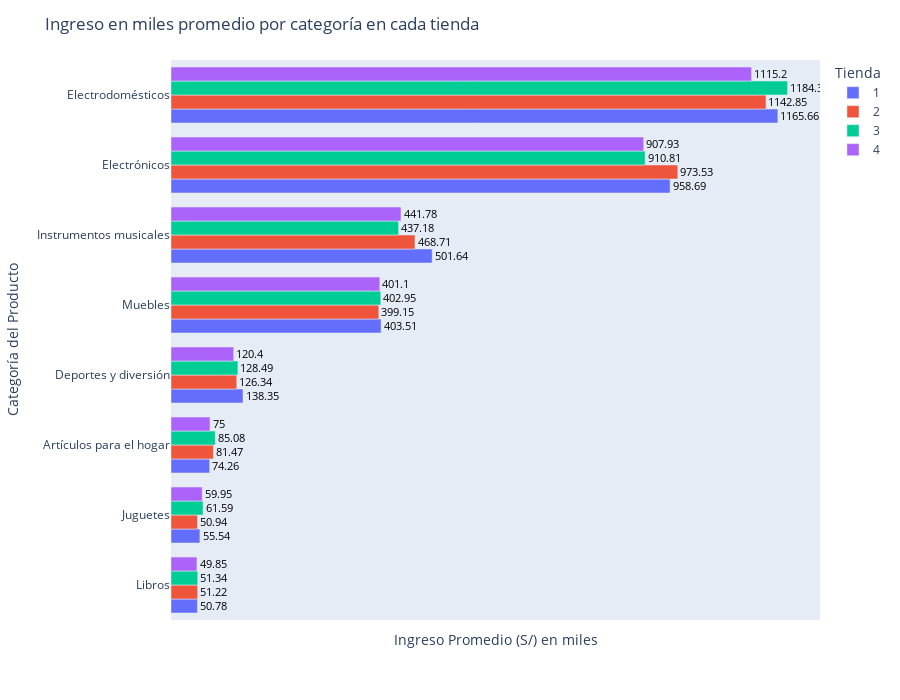

Here is the notebook cell this chart was saved with:
### Code cell
fig = px.bar(
    ingresos_categoria_px,
    x="Ingresos_Miles",
    y="Categoría del Producto",
    color="Tienda",
    barmode="group",
    orientation="h", 
    height=700,
    text='Ingresos_Miles',
    category_orders={
        "Tienda": ["1", "2", "3", "4"]  
    },
)
fig.update_traces(
    texttemplate='%{text}',
    textposition='outside',
    textfont_size=18,        
    textfont_color='black'
)

fig.update_layout(
    title="Ingreso en miles promedio por categoría en cada tienda",
    xaxis_title="Ingreso Promedio (S/) en miles",
    yaxis_title="Categoría del Producto",
    xaxis=dict(
        showticklabels=False,        
        showgrid=False,              
        zeroline=False               
    ),
)

fig.show()

### Figure 1 — Plotly figure (JSON) as saved in the notebook; plotly's stock layout.template omitted (floating-point values rounded to 4 significant figures)
{"data": [{"alignmentgroup": "True", "hovertemplate": "Tienda=1<br>Ingresos_Miles=%{text}<br>Categoría del Producto=%{y}<extra></extra>", "legendgroup": "1", "marker": {"color": "#636efa", "pattern": {"shape": ""}}, "name": "1", "offsetgroup": "1", "orientation": "h", "showlegend": true, "text": [50.78, 55.54, 74.26, 138.3, 403.5, 501.6, 958.7, 1166.0], "textfont": {"color": "black", "size": 18}, "textposition": "outside", "texttemplate": "%{text}", "type": "bar", "x": [50.78, 55.54, 74.26, 138.3, 403.5, 501.6, 958.7, 1166.0], "xaxis": "x", "y": ["Libros", "Juguetes", "Artículos para el hogar", "Deportes y diversión", "Muebles", "Instrumentos musicales", "Electrónicos", "Electrodomésticos"], "yaxis": "y"}, {"alignmentgroup": "True", "hovertemplate": "Tienda=2<br>Ingresos_Miles=%{text}<br>Categoría del Producto=%{y}<extra></extra>", "legendgroup": "2", "marker": {"color": "#EF553B", "pattern": {"shape": ""}}, "name": "2", "offsetgroup": "2", "orientation": "h", "showlegend": true, "text": [50.94, 51.22, 81.47, 126.3, 399.1, 468.7, 973.5, 1143.0], "textfont": {"color": "black", "size": 18}, "textposition": "outside", "texttemplate": "%{text}", "type": "bar", "x": [50.94, 51.22, 81.47, 126.3, 399.1, 468.7, 973.5, 1143.0], "xaxis": "x", "y": ["Juguetes", "Libros", "Artículos para el hogar", "Deportes y diversión", "Muebles", "Instrumentos musicales", "Electrónicos", "Electrodomésticos"], "yaxis": "y"}, {"alignmentgroup": "True", "hovertemplate": "Tienda=3<br>Ingresos_Miles=%{text}<br>Categoría del Producto=%{y}<extra></extra>", "legendgroup": "3", "marker": {"color": "#00cc96", "pattern": {"shape": ""}}, "name": "3", "offsetgroup": "3", "orientation": "h", "showlegend": true, "text": [51.34, 61.59, 85.08, 128.5, 402.9, 437.2, 910.8, 1184.0], "textfont": {"color": "black", "size": 18}, "textposition": "outside", "texttemplate": "%{text}", "type": "bar", "x": [51.34, 61.59, 85.08, 128.5, 402.9, 437.2, 910.8, 1184.0], "xaxis": "x", "y": ["Libros", "Juguetes", "Artículos para el hogar", "Deportes y diversión", "Muebles", "Instrumentos musicales", "Electrónicos", "Electrodomésticos"], "yaxis": "y"}, {"alignmentgroup": "True", "hovertemplate": "Tienda=4<br>Ingresos_Miles=%{text}<br>Categoría del Producto=%{y}<extra></extra>", "legendgroup": "4", "marker": {"color": "#ab63fa", "pattern": {"shape": ""}}, "name": "4", "offsetgroup": "4", "orientation": "h", "showlegend": true, "text": [49.85, 59.95, 75, 120.4, 401.1, 441.8, 907.9, 1115.0], "textfont": {"color": "black", "size": 18}, "textposition": "outside", "texttemplate": "%{text}", "type": "bar", "x": [49.85, 59.95, 75, 120.4, 401.1, 441.8, 907.9, 1115.0], "xaxis": "x", "y": ["Libros", "Juguetes", "Artículos para el hogar", "Deportes y diversión", "Muebles", "Instrumentos musicales", "Electrónicos", "Electrodomésticos"], "yaxis": "y"}], "layout": {"barmode": "group", "height": 700, "legend": {"title": {"text": "Tienda"}, "tracegroupgap": 0}, "margin": {"t": 60}, "title": {"text": "Ingreso en miles promedio por categoría en cada tienda"}, "xaxis": {"anchor": "y", "domain": [0, 1], "showgrid": false, "showticklabels": false, "title": {"text": "Ingreso Promedio (S/) en miles"}, "zeroline": false}, "yaxis": {"anchor": "x", "domain": [0, 1], "title": {"text": "Categoría del Producto"}}}}
